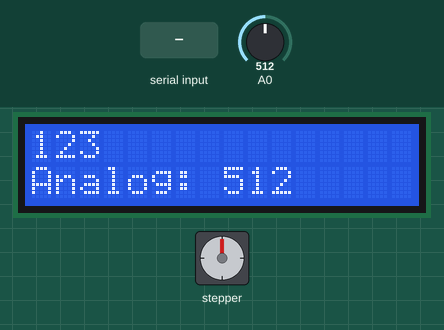
Recording of a sketch running on a simulated Arduino Uno, built with avr-gcc and run on an emulated ATmega328P. On the bench: 16×2 character LCD, stepper motor. The inputs (shaded band) are chosen by the test bench; at power-on: A0 = 512. Stepper angles assume 2048 steps per turn; what the sketch prints to the serial monitor is not drawn.

Above: at 1.2 s.
1.3 s: "a" received over the second serial link
At 1.79 s:
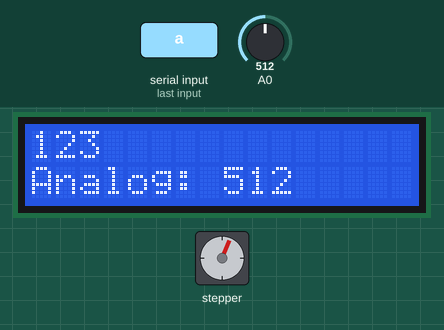
3.7 s: "b" received over the second serial link
6.2 s: A0 set to 716
At 6.58 s:
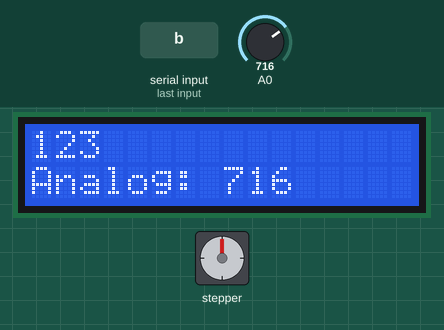
9.2 s: A0 set to 900
At 12.06 s:
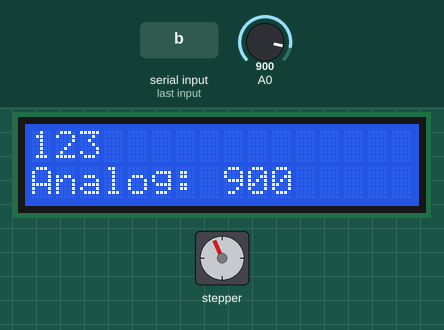
Timing chart, 0 to 20.9 s (numbered marks = the images above; inputs shaded):
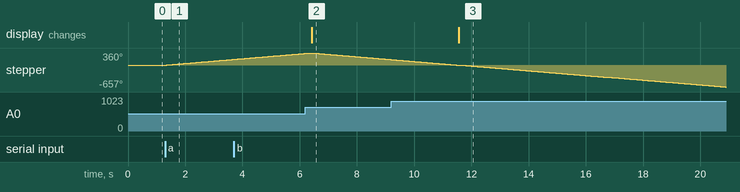

The sketch:

20230309.ino
```cpp
#include <SoftwareSerial.h>//HC-05

#include<Wire.h>//線

#include <Stepper.h>
#define STEPS 2048

#include <LiquidCrystal.h> //1062A

LiquidCrystal lcd( 2, 4, 8, 12, 7, 13);

SoftwareSerial BT(5, 6); //pin10接到RXD，/pin11接到TXD

int photoresister = A0;

int buttom = 7;

char LEDstatus;

Stepper stepper(STEPS, 3, 10, 9, 11);

void setup() {
  Serial.begin(9600);//雙邊包綠

  BT.begin(9600);

  lcd.begin(16, 2);

 stepper.setSpeed(12);


}
void loop() {
  lcd.clear();
  lcd.setCursor(0, 0);
  lcd.print("123") ;
  lcd.setCursor(0, 1);
  int sensorValue = analogRead(A0);
  lcd.print("Analog: ");
  lcd.print(sensorValue);

  Serial.println(sensorValue);
  delay(50);
  if (BT.available()) {
    LEDstatus = BT.read();
    Serial.println(LEDstatus);
  }


switch (LEDstatus) {
     case'a':

      stepper.step(2048);
      delay(50);
      stepper.step(0);


     break;//(星星重要!)

    case'b':


      stepper.step(-2048);
      delay(50);
      stepper.step(0);


    break;//(星星重要!)

    case'c':

     sensorValue = map(sensorValue ,0,980,0,100);//依現場環境寫參數(星星重要!)
     if( sensorValue < 50 ){

     stepper.step(2048);
     delay(50);
     stepper.step(0);

       }

     else{

     stepper.step(-2048);
     delay(50);
     stepper.step(0);


       break;//(星星重要!)

    }

  }
}
```

Measured:
- after the input at 1.3 s, stepper: keeps turning clockwise at about 72°/s, starting at once
- after the input at 6.2 s, the display: changes after 0.22 s (image 2)
- after the input at 9.2 s, the display: changes after 2.4 s (image 3)
